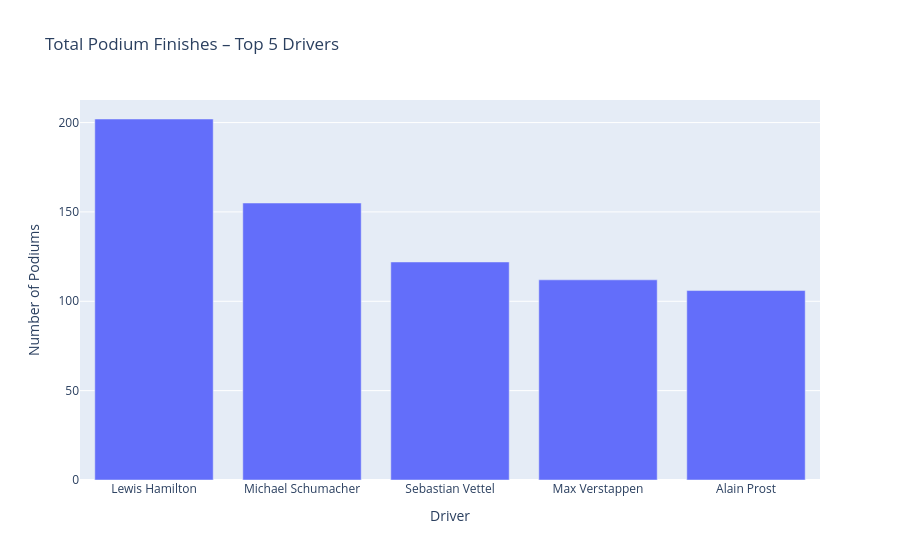

Notebook cell for this chart:
### Code cell
#Total Podium Finishes (All-Time)
podium_counts = df[df['podium'] == 1].groupby('driver_name')['podium'].count().reset_index()
podium_counts = podium_counts[podium_counts['driver_name'].isin(top_drivers)]
podium_counts = podium_counts.sort_values('podium', ascending=False)

fig = px.bar(
    podium_counts,
    x='driver_name',
    y='podium',
    title='Total Podium Finishes – Top 5 Drivers',
    labels={'podium': 'Podium Count', 'driver_name': 'Driver'}
)
fig.update_layout(xaxis_title='Driver', yaxis_title='Number of Podiums')
fig.show()

### Figure 1 — Plotly figure (JSON) as saved in the notebook; plotly's stock layout.template omitted (floating-point values rounded to 4 significant figures)
{"data": [{"alignmentgroup": "True", "hovertemplate": "Driver=%{x}<br>Podium Count=%{y}<extra></extra>", "legendgroup": "", "marker": {"color": "#636efa", "pattern": {"shape": ""}}, "name": "", "offsetgroup": "", "orientation": "v", "showlegend": false, "textposition": "auto", "type": "bar", "x": ["Lewis Hamilton", "Michael Schumacher", "Sebastian Vettel", "Max Verstappen", "Alain Prost"], "xaxis": "x", "y": [202, 155, 122, 112, 106], "yaxis": "y"}], "layout": {"barmode": "relative", "legend": {"tracegroupgap": 0}, "title": {"text": "Total Podium Finishes – Top 5 Drivers"}, "xaxis": {"anchor": "y", "domain": [0, 1], "title": {"text": "Driver"}}, "yaxis": {"anchor": "x", "domain": [0, 1], "title": {"text": "Number of Podiums"}}}}
